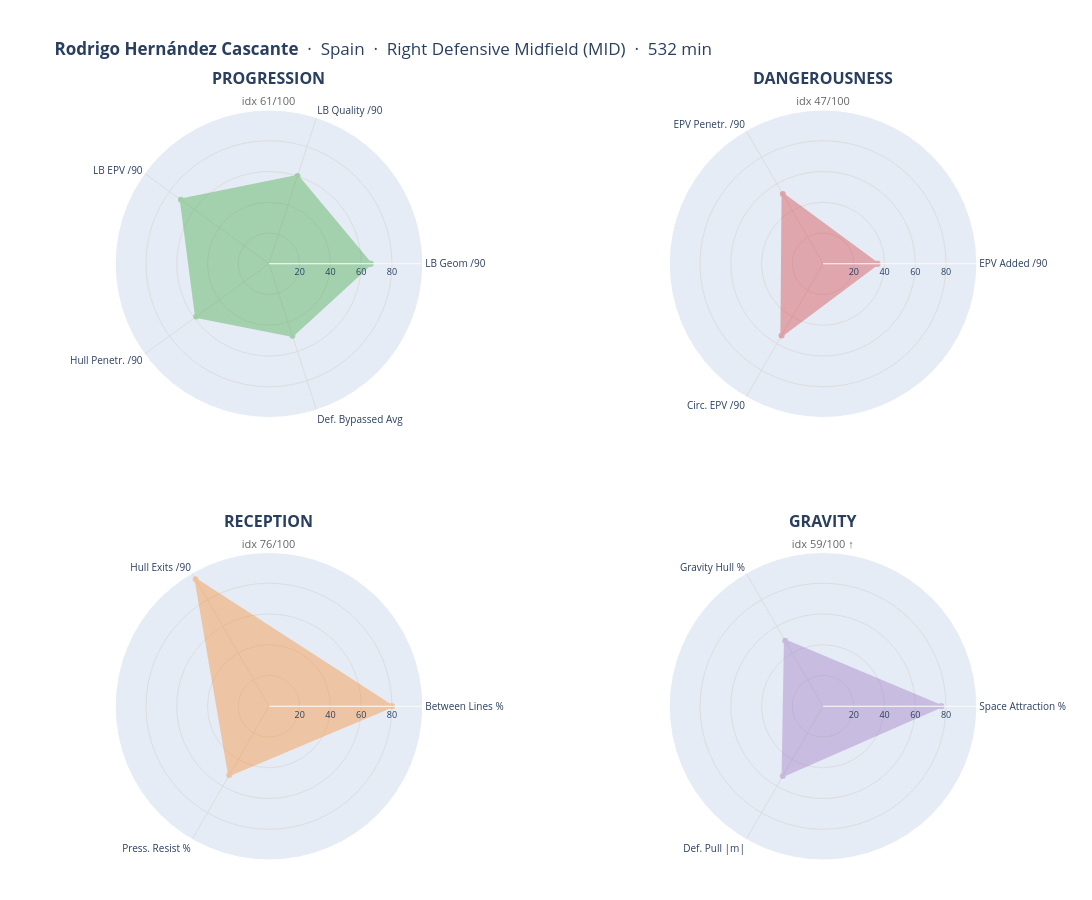
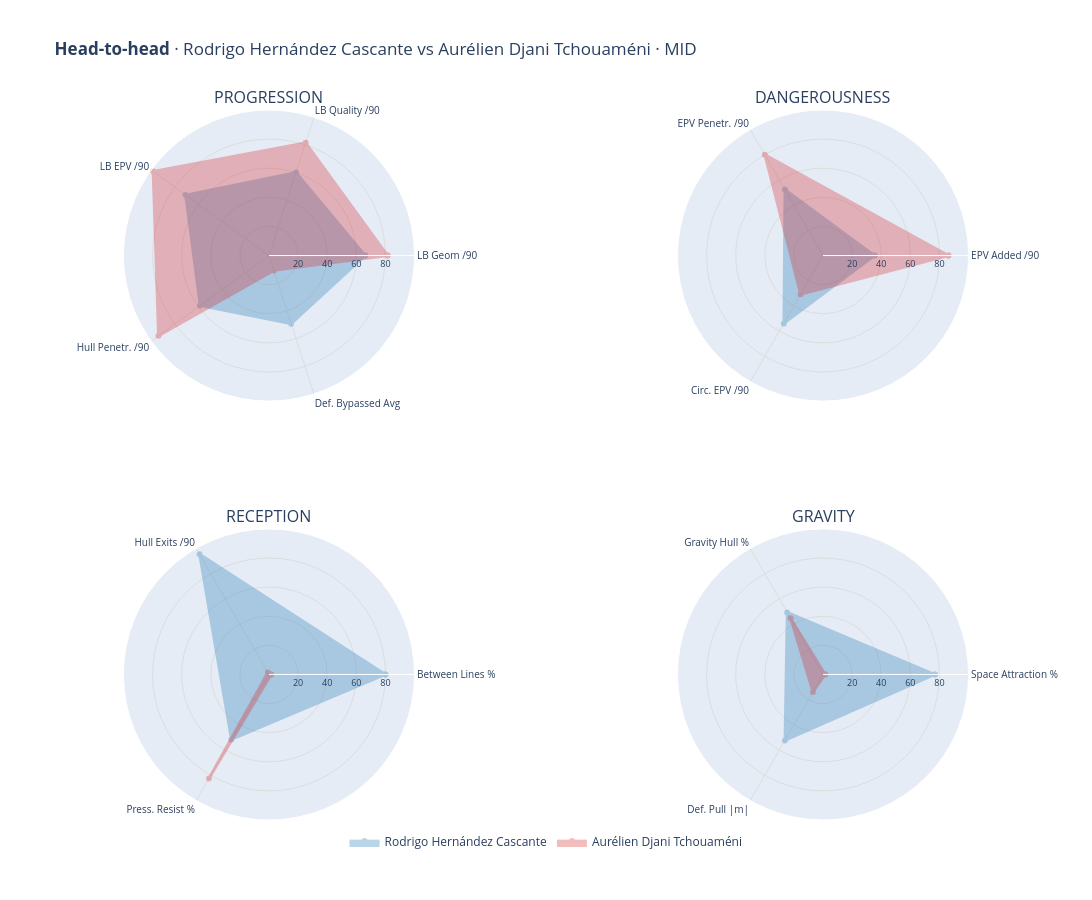
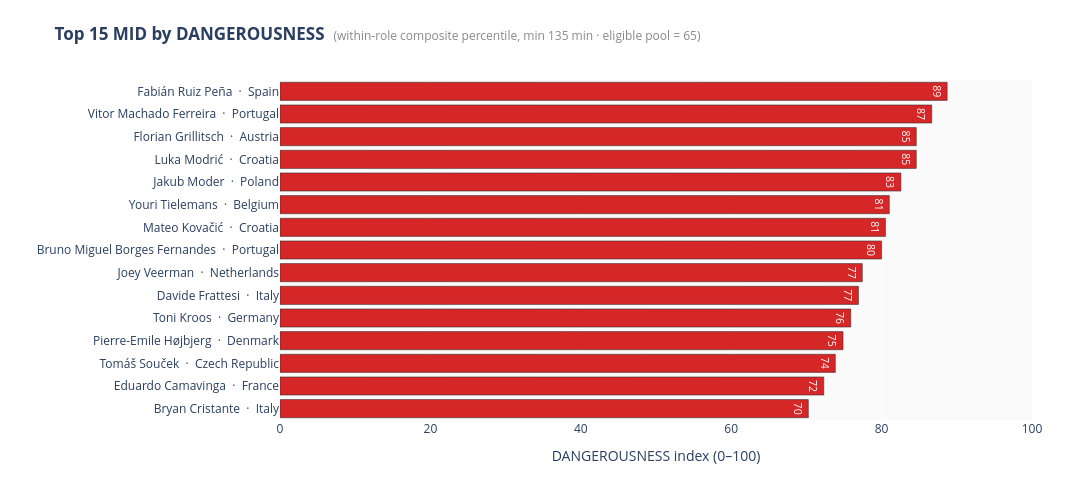
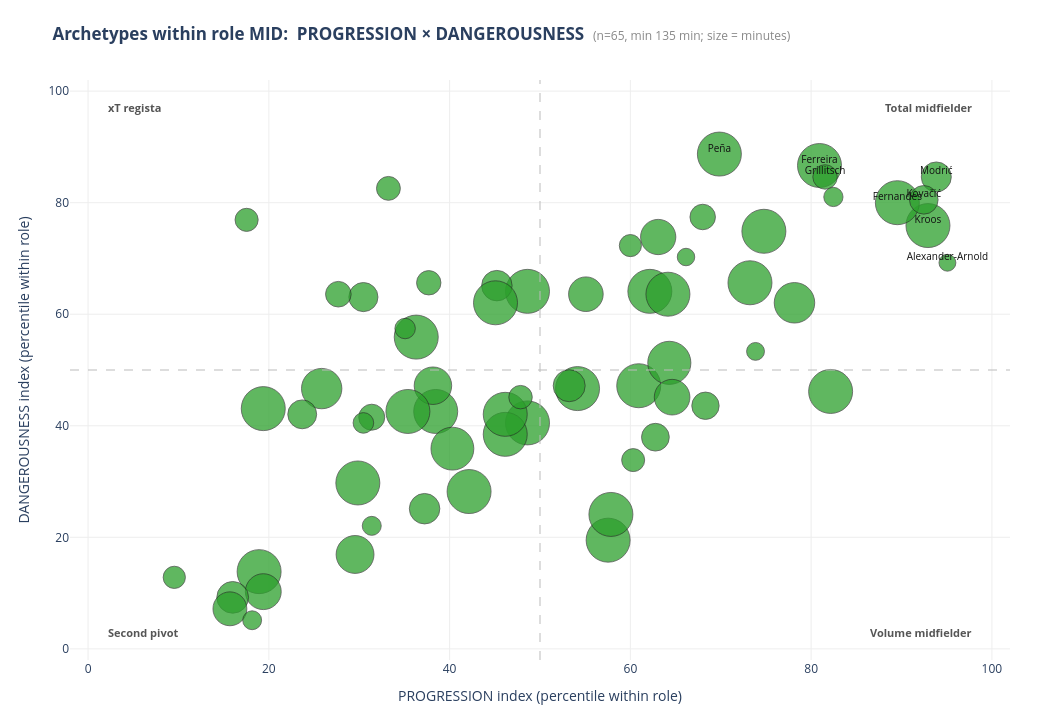

The cell these charts' notebook holds for them, in order:
### Markdown cell above
## Index design — Space Control

Reduces the 50 columns of `player_space_control_aggregated.csv` to **14 primary mother concepts** (the truly independent metrics) and groups them into **4 composite indices** that are:

- **statistically valid** 
- **footballically coherent** 
- **comparable within-role** 

### Excluded variables

| Variable | Reason |
|---|---|
| `player`, `team`, `primary_role` | Identifiers |
| `minutes_played` | Filter / context, not a skill |
| `passes_total` | Volume of participation |
| `passes_analysed` | All-pass volume, denominator not a feature |
| `passes_op` | Open-play volume, denominator not a feature |
| `coverage_pct` | Data-quality flag |
| `gravity_composite_pct` | Derived = mean(`gravity_hull_pct`, `gravity_proximity_pct`); double-counts. Kept in the CSV as an annotation. |

### The four indices

#### 1. PROGRESSION, *forward play volume*
> "How much, and how well, does this player advance the ball?"

| Axis | Variable |
|---|---|
| LB Geom /90       | `lb_geom_per90` |
| LB Quality /90    | `lb_quality_per90` |
| LB EPV /90        | `lb_epv_per90` |
| Hull Penetr. /90  | `successful_hull_penetrations_per90` |
| Def. Bypassed Avg | `defenders_bypassed_mean` |

`lb_quality` is the **boolean intersection at the event level** (`geom AND epv`), not a mean of two percentages. A player can have many `lb_geom` (bold passes) without much `lb_quality` (those bold passes don't add EPV), a meaningfully distinct signal.

Cronbach's α: 0.72 to 0.82 across roles, AVG ≈ 0.78.

#### 2. DANGEROUSNESS, *threat creation*
> "How much expected threat does this player generate?"

| Axis | Variable |
|---|---|
| EPV Added /90   | `epv_added_per90` |
| EPV Penetr. /90 | `epv_penetration_per90` |
| Circ. EPV /90   | `epv_inside_circ_per90` |

Cronbach's α: 0.39 to 0.70, AVG ≈ 0.51.

Cross-correlation with PROGRESSION ≈ 0.59, expected and acceptable. Players who advance the ball well also tend to create threat, but the indices remain distinct (volume vs. threat).

#### 3. RECEPTION, *between-the-lines play and tight-space technique*
> "How well does this player operate in tight zones with defenders close?"

| Axis | Variable |
|---|---|
| Between Lines % | `between_lines_pct` |
| Hull Exits /90  | `successful_hull_exits_per90` |
| Press. Resist % | `pressure_resistance_pct` |

Cronbach's α: AVG ≈ 0.43.

`pressure_resistance_pct` has small `n` on CB (median 1) and some FW/MID (≤ 5). It is shown next to its own `n` in `player_profile`.

#### 4. GRAVITY, *spatial pull on the defense*
> "How much does this player pull / compact the opposing defense?"

| Axis | Variable |
|---|---|
| Space Attraction % | `gravity_proximity_pct` |
| Gravity Hull %     | `gravity_hull_pct` |
| Def. Pull \|m\|  | `gravity_abs_m` |

Cronbach's α: AVG ≈ -0.07. Strongly negative on CBs because hull and proximity diverge for defenders (a CB can pull the closest defenders in while the overall block stays put). For CBs, read the radar component-by-component rather than relying on the composite.

`gravity_composite_pct` (mean of hull + proximity) stays in the CSV as the original pipeline summary score.

### Pool

Players with fewer than 135 minutes (1.5 matches) are filtered out upstream in `player_space_control_aggregated.csv`. 

- Pool: 272 players.
- By role: CAM 20 / CB 61 / FB 57 / FW 32 / MID 65 / WIDE 37.

### Four prototype views

- **`player_profile(name)`**, 4-panel radar of the four indices.
- **`head_to_head(p1, p2)`**, overlaid radar, ideally same role.
- **`role_leaderboard(role, theme)`**, top-N within role.
- **`role_archetypes(role, x_theme, y_theme)`**, 2D scatter for cluster discovery.

### Code cell
from src.indices   import load_player_table, build_pct_table
from src.dashboard import player_profile, head_to_head, role_leaderboard, role_archetypes

# Load the player table once and build the within-role percentile matrix.
df = load_player_table()
df, pct = build_pct_table(df)

# Demo of the four prototype views.
player_profile("Rodri", df, pct)
head_to_head("Rodri", "Tchouam", df, pct)
role_leaderboard("MID", "DANGEROUSNESS", df, pct, top_n=15)
role_archetypes("MID", x_theme="PROGRESSION", y_theme="DANGEROUSNESS",
                df=df, pct=pct)

### Figure 1 — Plotly figure (JSON) as saved in the notebook; plotly's stock layout.template omitted (floating-point values rounded to 4 significant figures)
{"data": [{"fill": "toself", "fillcolor": "#2ca02c", "hoverinfo": "text", "hovertext": ["<b>LB Geom /90</b><br>Raw: 2.03<br>Pct in MID: 66<br>n = 12", "<b>LB Quality /90</b><br>Raw: 1.18<br>Pct in MID: 60<br>n = 7", "<b>LB EPV /90</b><br>Raw: 6.26<br>Pct in MID: 71<br>n = 37", "<b>Hull Penetr. /90</b><br>Raw: 4.23<br>Pct in MID: 58<br>n = 194", "<b>Def. Bypassed Avg</b><br>Raw: 1.02<br>Pct in MID: 49<br>n = 12", "<b>LB Geom /90</b><br>Raw: 2.03<br>Pct in MID: 66<br>n = 12"], "line": {"color": "#2ca02c", "width": 2.5}, "opacity": 0.35, "r": [66.15, 60, 70.77, 58.46, 49.23, 66.15], "showlegend": false, "subplot": "polar", "theta": ["LB Geom /90", "LB Quality /90", "LB EPV /90", "Hull Penetr. /90", "Def. Bypassed Avg", "LB Geom /90"], "type": "scatterpolar"}, {"fill": "toself", "fillcolor": "#d62728", "hoverinfo": "text", "hovertext": ["<b>EPV Added /90</b><br>Raw: 0.16<br>Pct in MID: 35<br>n = 356", "<b>EPV Penetr. /90</b><br>Raw: 0.06<br>Pct in MID: 52<br>n = 25", "<b>Circ. EPV /90</b><br>Raw: 0.02<br>Pct in MID: 54<br>n = 44", "<b>EPV Added /90</b><br>Raw: 0.16<br>Pct in MID: 35<br>n = 356"], "line": {"color": "#d62728", "width": 2.5}, "opacity": 0.35, "r": [35.38, 52.31, 53.85, 35.38], "showlegend": false, "subplot": "polar2", "theta": ["EPV Added /90", "EPV Penetr. /90", "Circ. EPV /90", "EPV Added /90"], "type": "scatterpolar"}, {"fill": "toself", "fillcolor": "#ff7f0e", "hoverinfo": "text", "hovertext": ["<b>Between Lines %</b><br>Raw: 45.51<br>Pct in MID: 80<br>n = 162", "<b>Hull Exits /90</b><br>Raw: 19.29<br>Pct in MID: 95<br>n = 162", "<b>Press. Resist %</b><br>Raw: 76.47<br>Pct in MID: 52<br>n = 17", "<b>Between Lines %</b><br>Raw: 45.51<br>Pct in MID: 80<br>n = 162"], "line": {"color": "#ff7f0e", "width": 2.5}, "opacity": 0.35, "r": [80, 95.38, 51.67, 80], "showlegend": false, "subplot": "polar3", "theta": ["Between Lines %", "Hull Exits /90", "Press. Resist %", "Between Lines %"], "type": "scatterpolar"}, {"fill": "toself", "fillcolor": "#9467bd", "hoverinfo": "text", "hovertext": ["<b>Space Attraction %</b><br>Raw: 17.39<br>Pct in MID: 77<br>n = 394", "<b>Gravity Hull %</b><br>Raw: 0.59<br>Pct in MID: 49<br>n = 394", "<b>Def. Pull |m|</b><br>Raw: 1.94<br>Pct in MID: 52<br>n = 358", "<b>Space Attraction %</b><br>Raw: 17.39<br>Pct in MID: 77<br>n = 394"], "line": {"color": "#9467bd", "width": 2.5}, "opacity": 0.35, "r": [76.92, 49.23, 52.31, 76.92], "showlegend": false, "subplot": "polar4", "theta": ["Space Attraction %", "Gravity Hull %", "Def. Pull |m|", "Space Attraction %"], "type": "scatterpolar"}], "layout": {"annotations": [{"font": {"size": 16}, "showarrow": false, "text": "<b>PROGRESSION</b><br><span style='font-size:11px;color:#666'>idx 61/100</span>", "x": 0.215, "xanchor": "center", "xref": "paper", "y": 1, "yanchor": "bottom", "yref": "paper"}, {"font": {"size": 16}, "showarrow": false, "text": "<b>DANGEROUSNESS</b><br><span style='font-size:11px;color:#666'>idx 47/100</span>", "x": 0.785, "xanchor": "center", "xref": "paper", "y": 1, "yanchor": "bottom", "yref": "paper"}, {"font": {"size": 16}, "showarrow": false, "text": "<b>RECEPTION</b><br><span style='font-size:11px;color:#666'>idx 76/100</span>", "x": 0.215, "xanchor": "center", "xref": "paper", "y": 0.41, "yanchor": "bottom", "yref": "paper"}, {"font": {"size": 16}, "showarrow": false, "text": "<b>GRAVITY</b><br><span style='font-size:11px;color:#666'>idx 59/100 ↑</span>", "x": 0.785, "xanchor": "center", "xref": "paper", "y": 0.41, "yanchor": "bottom", "yref": "paper"}], "height": 900, "margin": {"b": 40, "l": 60, "r": 60, "t": 110}, "polar": {"angularaxis": {"gridcolor": "#ddd", "tickfont": {"size": 10}}, "domain": {"x": [0, 0.43], "y": [0.59, 1]}, "radialaxis": {"gridcolor": "#ddd", "range": [0, 100], "tickfont": {"size": 9}, "tickvals": [20, 40, 60, 80]}}, "polar2": {"angularaxis": {"gridcolor": "#ddd", "tickfont": {"size": 10}}, "domain": {"x": [0.57, 1], "y": [0.59, 1]}, "radialaxis": {"gridcolor": "#ddd", "range": [0, 100], "tickfont": {"size": 9}, "tickvals": [20, 40, 60, 80]}}, "polar3": {"angularaxis": {"gridcolor": "#ddd", "tickfont": {"size": 10}}, "domain": {"x": [0, 0.43], "y": [0, 0.41]}, "radialaxis": {"gridcolor": "#ddd", "range": [0, 100], "tickfont": {"size": 9}, "tickvals": [20, 40, 60, 80]}}, "polar4": {"angularaxis": {"gridcolor": "#ddd", "tickfont": {"size": 10}}, "domain": {"x": [0.57, 1], "y": [0, 0.41]}, "radialaxis": {"gridcolor": "#ddd", "range": [0, 100], "tickfont": {"size": 9}, "tickvals": [20, 40, 60, 80]}}, "title": {"text": "<b>Rodrigo Hernández Cascante</b>  ·  Spain  ·  Right Defensive Midfield (MID)  ·  532 min"}, "width": 1200}}

### Figure 2 — Plotly figure (JSON) as saved in the notebook; plotly's stock layout.template omitted (floating-point values rounded to 4 significant figures)
{"data": [{"fill": "toself", "fillcolor": "#1f77b4", "legendgroup": "p1", "line": {"color": "#1f77b4", "width": 2.8}, "name": "Rodrigo Hernández Cascante", "opacity": 0.3, "r": [66.15, 60, 70.77, 58.46, 49.23, 66.15], "showlegend": true, "subplot": "polar", "theta": ["LB Geom /90", "LB Quality /90", "LB EPV /90", "Hull Penetr. /90", "Def. Bypassed Avg", "LB Geom /90"], "type": "scatterpolar"}, {"fill": "toself", "fillcolor": "#d62728", "legendgroup": "p2", "line": {"color": "#d62728", "width": 2.8}, "name": "Aurélien Djani Tchouaméni", "opacity": 0.3, "r": [81.54, 81.54, 98.46, 93.85, 10.77, 81.54], "showlegend": true, "subplot": "polar", "theta": ["LB Geom /90", "LB Quality /90", "LB EPV /90", "Hull Penetr. /90", "Def. Bypassed Avg", "LB Geom /90"], "type": "scatterpolar"}, {"fill": "toself", "fillcolor": "#1f77b4", "legendgroup": "p1", "line": {"color": "#1f77b4", "width": 2.8}, "name": "Rodrigo Hernández Cascante", "opacity": 0.3, "r": [35.38, 52.31, 53.85, 35.38], "showlegend": false, "subplot": "polar2", "theta": ["EPV Added /90", "EPV Penetr. /90", "Circ. EPV /90", "EPV Added /90"], "type": "scatterpolar"}, {"fill": "toself", "fillcolor": "#d62728", "legendgroup": "p2", "line": {"color": "#d62728", "width": 2.8}, "name": "Aurélien Djani Tchouaméni", "opacity": 0.3, "r": [86.15, 80, 30.77, 86.15], "showlegend": false, "subplot": "polar2", "theta": ["EPV Added /90", "EPV Penetr. /90", "Circ. EPV /90", "EPV Added /90"], "type": "scatterpolar"}, {"fill": "toself", "fillcolor": "#1f77b4", "legendgroup": "p1", "line": {"color": "#1f77b4", "width": 2.8}, "name": "Rodrigo Hernández Cascante", "opacity": 0.3, "r": [80, 95.38, 51.67, 80], "showlegend": false, "subplot": "polar3", "theta": ["Between Lines %", "Hull Exits /90", "Press. Resist %", "Between Lines %"], "type": "scatterpolar"}, {"fill": "toself", "fillcolor": "#d62728", "legendgroup": "p2", "line": {"color": "#d62728", "width": 2.8}, "name": "Aurélien Djani Tchouaméni", "opacity": 0.3, "r": [1.538, 1.538, 82.5, 1.538], "showlegend": false, "subplot": "polar3", "theta": ["Between Lines %", "Hull Exits /90", "Press. Resist %", "Between Lines %"], "type": "scatterpolar"}, {"fill": "toself", "fillcolor": "#1f77b4", "legendgroup": "p1", "line": {"color": "#1f77b4", "width": 2.8}, "name": "Rodrigo Hernández Cascante", "opacity": 0.3, "r": [76.92, 49.23, 52.31, 76.92], "showlegend": false, "subplot": "polar4", "theta": ["Space Attraction %", "Gravity Hull %", "Def. Pull |m|", "Space Attraction %"], "type": "scatterpolar"}, {"fill": "toself", "fillcolor": "#d62728", "legendgroup": "p2", "line": {"color": "#d62728", "width": 2.8}, "name": "Aurélien Djani Tchouaméni", "opacity": 0.3, "r": [1.538, 44.62, 13.85, 1.538], "showlegend": false, "subplot": "polar4", "theta": ["Space Attraction %", "Gravity Hull %", "Def. Pull |m|", "Space Attraction %"], "type": "scatterpolar"}], "layout": {"annotations": [{"font": {"size": 16}, "showarrow": false, "text": "PROGRESSION", "x": 0.215, "xanchor": "center", "xref": "paper", "y": 1, "yanchor": "bottom", "yref": "paper"}, {"font": {"size": 16}, "showarrow": false, "text": "DANGEROUSNESS", "x": 0.785, "xanchor": "center", "xref": "paper", "y": 1, "yanchor": "bottom", "yref": "paper"}, {"font": {"size": 16}, "showarrow": false, "text": "RECEPTION", "x": 0.215, "xanchor": "center", "xref": "paper", "y": 0.41, "yanchor": "bottom", "yref": "paper"}, {"font": {"size": 16}, "showarrow": false, "text": "GRAVITY", "x": 0.785, "xanchor": "center", "xref": "paper", "y": 0.41, "yanchor": "bottom", "yref": "paper"}], "height": 900, "legend": {"orientation": "h", "x": 0.5, "xanchor": "center", "y": -0.05, "yanchor": "bottom"}, "margin": {"b": 80, "l": 60, "r": 60, "t": 110}, "polar": {"angularaxis": {"gridcolor": "#ddd", "tickfont": {"size": 10}}, "domain": {"x": [0, 0.43], "y": [0.59, 1]}, "radialaxis": {"gridcolor": "#ddd", "range": [0, 100], "tickfont": {"size": 9}, "tickvals": [20, 40, 60, 80]}}, "polar2": {"angularaxis": {"gridcolor": "#ddd", "tickfont": {"size": 10}}, "domain": {"x": [0.57, 1], "y": [0.59, 1]}, "radialaxis": {"gridcolor": "#ddd", "range": [0, 100], "tickfont": {"size": 9}, "tickvals": [20, 40, 60, 80]}}, "polar3": {"angularaxis": {"gridcolor": "#ddd", "tickfont": {"size": 10}}, "domain": {"x": [0, 0.43], "y": [0, 0.41]}, "radialaxis": {"gridcolor": "#ddd", "range": [0, 100], "tickfont": {"size": 9}, "tickvals": [20, 40, 60, 80]}}, "polar4": {"angularaxis": {"gridcolor": "#ddd", "tickfont": {"size": 10}}, "domain": {"x": [0.57, 1], "y": [0, 0.41]}, "radialaxis": {"gridcolor": "#ddd", "range": [0, 100], "tickfont": {"size": 9}, "tickvals": [20, 40, 60, 80]}}, "title": {"text": "<b>Head-to-head</b> · Rodrigo Hernández Cascante vs Aurélien Djani Tchouaméni · MID"}, "width": 1200}}

### Figure 3 — Plotly figure (JSON) as saved in the notebook; plotly's stock layout.template omitted (floating-point values rounded to 4 significant figures)
{"data": [{"customdata": [140, 177, 282, 362, 485, 185, 204, 379, 229, 154, 191, 240, 196, 353, 559], "hovertemplate": "<b>%{y}</b><br>DANGEROUSNESS idx: %{x:.1f}<br>Minutes: %{customdata}<extra></extra>", "marker": {"color": "#d62728", "line": {"color": "#222", "width": 0.5}}, "orientation": "h", "text": [70.0, 72.0, 74.0, 75.0, 76.0, 77.0, 77.0, 80.0, 81.0, 81.0, 83.0, 85.0, 85.0, 87.0, 89.0], "textfont": {"color": "white", "size": 11}, "textposition": "inside", "type": "bar", "x": [70.26, 72.31, 73.85, 74.87, 75.9, 76.92, 77.44, 80.0, 80.51, 81.03, 82.56, 84.62, 84.62, 86.67, 88.72], "y": ["Bryan Cristante  ·  Italy", "Eduardo Camavinga  ·  France", "Tomáš Souček  ·  Czech Republic", "Pierre-Emile Højbjerg  ·  Denmark", "Toni Kroos  ·  Germany", "Davide Frattesi  ·  Italy", "Joey Veerman  ·  Netherlands", "Bruno Miguel Borges Fernandes  ·  Portugal", "Mateo Kovačić  ·  Croatia", "Youri Tielemans  ·  Belgium", "Jakub Moder  ·  Poland", "Luka Modrić  ·  Croatia", "Florian Grillitsch  ·  Austria", "Vitor Machado Ferreira  ·  Portugal", "Fabián Ruiz Peña  ·  Spain"]}], "layout": {"height": 480, "margin": {"b": 60, "l": 40, "r": 60, "t": 80}, "plot_bgcolor": "#fafafa", "title": {"text": "<b>Top 15 MID by DANGEROUSNESS</b>  <span style='font-size:12px;color:#888'>(within-role composite percentile, min 135 min · eligible pool = 65)</span>"}, "width": 1150, "xaxis": {"range": [0, 100], "title": {"text": "DANGEROUSNESS index (0–100)"}}, "yaxis": {"automargin": true, "title": {"text": ""}}}}

### Figure 4 — Plotly figure (JSON) as saved in the notebook; plotly's stock layout.template omitted (floating-point values rounded to 4 significant figures)
{"data": [{"hovertemplate": "<b>%{text}</b><extra></extra>", "marker": {"color": "#2ca02c", "line": {"color": "#222", "width": 0.8}, "opacity": 0.75, "size": [44.0, 44.0, 44.0, 44.0, 44.0, 44.0, 44.0, 44.0, 44.0, 44.0, 44.0, 44.0, 43.12, 44.0, 44.0, 44.0, 44.0, 44.0, 40.5, 44.0, 27.38, 30.0, 30.5, 44.0, 44.0, 37.5, 44.0, 29.12, 35.62, 28.62, 40.38, 44.0, 24.5, 25.5, 25.62, 24.38, 32.0, 34.62, 35.88, 42.88, 27.75, 26.0, 44.0, 44.0, 44.0, 31.75, 30.5, 23.88, 33.88, 37.88, 17.88, 23.0, 17.5, 35.25, 22.12, 19.25, 19.0, 23.5, 28.88, 16.88, 22.25, 23.12, 18.88, 20.5, 20.62]}, "mode": "markers", "showlegend": false, "text": ["Declan Rice<br>England · Left Defensive Midfield<br>Min: 691<br>PROG 62 · DANG 64", "Toni Kroos<br>Germany · Left Defensive Midfield<br>Min: 485<br>PROG 93 · DANG 76", "Fabián Ruiz Peña<br>Spain · Left Defensive Midfield<br>Min: 559<br>PROG 70 · DANG 89", "Rodrigo Hernández Cascante<br>Spain · Right Defensive Midfield<br>Min: 532<br>PROG 61 · DANG 47", "Granit Xhaka<br>Switzerland · Left Defensive Midfield<br>Min: 489<br>PROG 82 · DANG 46", "Aurélien Djani Tchouaméni<br>France · Center Defensive Midfield<br>Min: 476<br>PROG 73 · DANG 66", "N'Golo Kanté<br>France · Right Center Midfield<br>Min: 519<br>PROG 49 · DANG 64", "Vitor Machado Ferreira<br>Portugal · Right Defensive Midfield<br>Min: 353<br>PROG 81 · DANG 87", "Jerdy Schouten<br>Netherlands · Right Defensive Midfield<br>Min: 515<br>PROG 54 · DANG 47", "Pierre-Emile Højbjerg<br>Denmark · Left Defensive Midfield<br>Min: 362<br>PROG 75 · DANG 75", "Bruno Miguel Borges Fernandes<br>Portugal · Center Attacking Midfield<br>Min: 379<br>PROG 90 · DANG 80", "Tijjani Reijnders<br>Netherlands · Left Defensive Midfield<br>Min: 501<br>PROG 58 · DANG 19", "Nicolò Barella<br>Italy · Left Center Midfield<br>Min: 345<br>PROG 64 · DANG 51", "Hakan Çalhanoğlu<br>Turkey · Right Defensive Midfield<br>Min: 361<br>PROG 38 · DANG 43", "Adrien Rabiot<br>France · Left Center Midfield<br>Min: 373<br>PROG 64 · DANG 64", "Remo Freuler<br>Switzerland · Right Defensive Midfield<br>Min: 448<br>PROG 19 · DANG 43", "Nicolas Seiwald<br>Austria · Right Defensive Midfield<br>Min: 379<br>PROG 36 · DANG 56", "Stanislav Lobotka<br>Slovakia · Center Defensive Midfield<br>Min: 402<br>PROG 42 · DANG 28", "Robert Andrich<br>Germany · Right Defensive Midfield<br>Min: 324<br>PROG 78 · DANG 62", "Amadou Onana<br>Belgium · Left Defensive Midfield<br>Min: 368<br>PROG 30 · DANG 30", "Jorge Luiz Frello Filho<br>Italy · Center Defensive Midfield<br>Min: 219<br>PROG 68 · DANG 44", "Luka Modrić<br>Croatia · Right Center Midfield<br>Min: 240<br>PROG 94 · DANG 85", "Morten Hjulmand<br>Denmark · Right Defensive Midfield<br>Min: 244<br>PROG 45 · DANG 65", "Kobbie Mainoo<br>England · Right Defensive Midfield<br>Min: 376<br>PROG 45 · DANG 62", "Giorgi Kochorashvili<br>Georgia · Left Center Midfield<br>Min: 373<br>PROG 58 · DANG 24", "João Maria Lobo Alves Palhinha Gonçalves<br>Portugal · Left Defensive Midfield<br>Min: 300<br>PROG 38 · DANG 47", "Adam Gnezda Čerin<br>Slovenia · Right Defensive Midfield<br>Min: 390<br>PROG 19 · DANG 14", "Marcelo Brozović<br>Croatia · Center Defensive Midfield<br>Min: 233<br>PROG 30 · DANG 63", "Kristjan Asllani<br>Albania · Left Defensive Midfield<br>Min: 285<br>PROG 65 · DANG 45", "Mateo Kovačić<br>Croatia · Left Center Midfield<br>Min: 229<br>PROG 92 · DANG 81", "Ondrej Duda<br>Slovakia · Left Center Midfield<br>Min: 323<br>PROG 26 · DANG 47", "Kaan Ayhan<br>Turkey · Left Defensive Midfield<br>Min: 360<br>PROG 49 · DANG 41", "Florian Grillitsch<br>Austria · Left Defensive Midfield<br>Min: 196<br>PROG 82 · DANG 85", "Joey Veerman<br>Netherlands · Left Defensive Midfield<br>Min: 204<br>PROG 68 · DANG 77", "Saša Lukić<br>Serbia · Left Defensive Midfield<br>Min: 205<br>PROG 28 · DANG 64", "Mikel Merino Zazón<br>Spain · Center Attacking Midfield<br>Min: 195<br>PROG 38 · DANG 66", "Piotr Zieliński<br>Poland · Left Center Midfield<br>Min: 256<br>PROG 53 · DANG 47", "Konrad Laimer<br>Austria · Left Defensive Midfield<br>Min: 277<br>PROG 55 · DANG 64", "András Schäfer<br>Hungary · Left Defensive Midfield<br>Min: 287<br>PROG 19 · DANG 10", "Juraj Kucka<br>Slovakia · Right Center Midfield<br>Min: 343<br>PROG 40 · DANG 36", "Mykola Shaparenko<br>Ukraine · Right Defensive Midfield<br>Min: 222<br>PROG 63 · DANG 38", "Ivan Ilić<br>Serbia · Right Defensive Midfield<br>Min: 208<br>PROG 31 · DANG 42", "Timi Elšnik<br>Slovenia · Left Defensive Midfield<br>Min: 358<br>PROG 46 · DANG 38", "Răzvan Gabriel Marin<br>Romania · Right Center Midfield<br>Min: 359<br>PROG 35 · DANG 43", "Nicolae Claudiu Stanciu<br>Romania · Left Center Midfield<br>Min: 355<br>PROG 46 · DANG 42", "Callum McGregor<br>Scotland · Left Defensive Midfield<br>Min: 254<br>PROG 16 · DANG 9", "Giorgi Chakvetadze<br>Georgia · Right Center Midfield<br>Min: 244<br>PROG 37 · DANG 25", "Jakub Moder<br>Poland · Left Center Midfield<br>Min: 191<br>PROG 33 · DANG 83", "Ylber Ramadani<br>Albania · Right Defensive Midfield<br>Min: 271<br>PROG 16 · DANG 7", "Marius Mihai Marin<br>Romania · Center Defensive Midfield<br>Min: 303<br>PROG 30 · DANG 17", "Martín Zubimendi Ibáñez<br>Spain · Right Defensive Midfield<br>Min: 143<br>PROG 74 · DANG 53", "Billy Gilmour<br>Scotland · Right Defensive Midfield<br>Min: 184<br>PROG 60 · DANG 34", "Bryan Cristante<br>Italy · Left Center Midfield<br>Min: 140<br>PROG 66 · DANG 70", "Tomáš Souček<br>Czech Republic · Center Defensive Midfield<br>Min: 282<br>PROG 63 · DANG 74", "Eduardo Camavinga<br>France · Left Center Midfield<br>Min: 177<br>PROG 60 · DANG 72", "Youri Tielemans<br>Belgium · Right Defensive Midfield<br>Min: 154<br>PROG 82 · DANG 81", "İsmail Yüksek<br>Turkey · Right Defensive Midfield<br>Min: 152<br>PROG 31 · DANG 22", "Anzor Mekvabishvili<br>Georgia · Center Defensive Midfield<br>Min: 188<br>PROG 48 · DANG 45", "Lukáš Provod<br>Czech Republic · Left Center Midfield<br>Min: 231<br>PROG 24 · DANG 42", "Trent Alexander-Arnold<br>England · Right Defensive Midfield<br>Min: 135<br>PROG 95 · DANG 69", "Volodymyr Brazhko<br>Ukraine · Center Defensive Midfield<br>Min: 178<br>PROG 10 · DANG 13", "Davide Frattesi<br>Italy · Right Center Midfield<br>Min: 185<br>PROG 18 · DANG 77", "Salih Özcan<br>Turkey · Right Defensive Midfield<br>Min: 151<br>PROG 18 · DANG 5", "Qazim Laçi<br>Albania · Center Attacking Midfield<br>Min: 164<br>PROG 35 · DANG 57", "Ádám Nagy<br>Hungary · Right Defensive Midfield<br>Min: 165<br>PROG 30 · DANG 41"], "type": "scatter", "x": [62.15, 92.92, 69.85, 60.92, 82.15, 73.23, 48.62, 80.92, 54.15, 74.77, 89.54, 57.54, 64.31, 38.46, 64.15, 19.38, 36.31, 42.15, 78.15, 29.85, 68.31, 93.85, 45.23, 45.08, 57.85, 38.15, 18.92, 30.46, 64.62, 92.46, 25.85, 48.62, 81.54, 68.0, 27.69, 37.69, 53.23, 55.08, 19.38, 40.31, 62.77, 31.38, 46.15, 35.38, 46.15, 16.0, 37.23, 33.23, 15.69, 29.54, 73.85, 60.31, 66.15, 63.08, 60.0, 82.46, 31.38, 47.85, 23.69, 95.08, 9.538, 17.54, 18.15, 35.08, 30.46], "y": [64.1, 75.9, 88.72, 47.18, 46.15, 65.64, 64.1, 86.67, 46.67, 74.87, 80.0, 19.49, 51.28, 42.56, 63.59, 43.08, 55.9, 28.21, 62.05, 29.74, 43.59, 84.62, 65.13, 62.05, 24.1, 47.18, 13.85, 63.08, 45.13, 80.51, 46.67, 40.51, 84.62, 77.44, 63.59, 65.64, 47.18, 63.59, 10.26, 35.9, 37.95, 41.54, 38.46, 42.56, 42.05, 9.231, 25.13, 82.56, 7.179, 16.92, 53.33, 33.85, 70.26, 73.85, 72.31, 81.03, 22.05, 45.13, 42.05, 69.23, 12.82, 76.92, 5.128, 57.44, 40.51]}, {"hoverinfo": "skip", "mode": "text", "showlegend": false, "text": ["Modrić", "Kovačić", "Fernandes", "Kroos", "Ferreira", "Grillitsch", "Alexander-Arnold", "Peña"], "textfont": {"color": "#111", "size": 10}, "textposition": "top center", "type": "scatter", "x": [93.85, 92.46, 89.54, 92.92, 80.92, 81.54, 95.08, 69.85], "y": [84.62, 80.51, 80.0, 75.9, 86.67, 84.62, 69.23, 88.72]}], "layout": {"annotations": [{"font": {"color": "#555", "size": 11}, "showarrow": false, "text": "<b>Total midfielder</b>", "x": 98, "xanchor": "right", "y": 97}, {"font": {"color": "#555", "size": 11}, "showarrow": false, "text": "<b>xT regista</b>", "x": 2, "xanchor": "left", "y": 97}, {"font": {"color": "#555", "size": 11}, "showarrow": false, "text": "<b>Volume midfielder</b>", "x": 98, "xanchor": "right", "y": 3}, {"font": {"color": "#555", "size": 11}, "showarrow": false, "text": "<b>Second pivot</b>", "x": 2, "xanchor": "left", "y": 3}], "height": 720, "margin": {"b": 60, "l": 70, "r": 40, "t": 80}, "plot_bgcolor": "white", "shapes": [{"line": {"color": "#bbb", "dash": "dash", "width": 1}, "type": "line", "x0": 50, "x1": 50, "xref": "x", "y0": 0, "y1": 1, "yref": "y domain"}, {"line": {"color": "#bbb", "dash": "dash", "width": 1}, "type": "line", "x0": 0, "x1": 1, "xref": "x domain", "y0": 50, "y1": 50, "yref": "y"}], "title": {"text": "<b>Archetypes within role MID:  PROGRESSION × DANGEROUSNESS</b>  <span style='font-size:12px;color:#888'>(n=65, min 135 min; size = minutes)</span>"}, "width": 1050, "xaxis": {"gridcolor": "#eee", "range": [-2, 102], "title": {"text": "PROGRESSION index (percentile within role)"}, "zeroline": false}, "yaxis": {"gridcolor": "#eee", "range": [-2, 102], "title": {"text": "DANGEROUSNESS index (percentile within role)"}, "zeroline": false}}}
